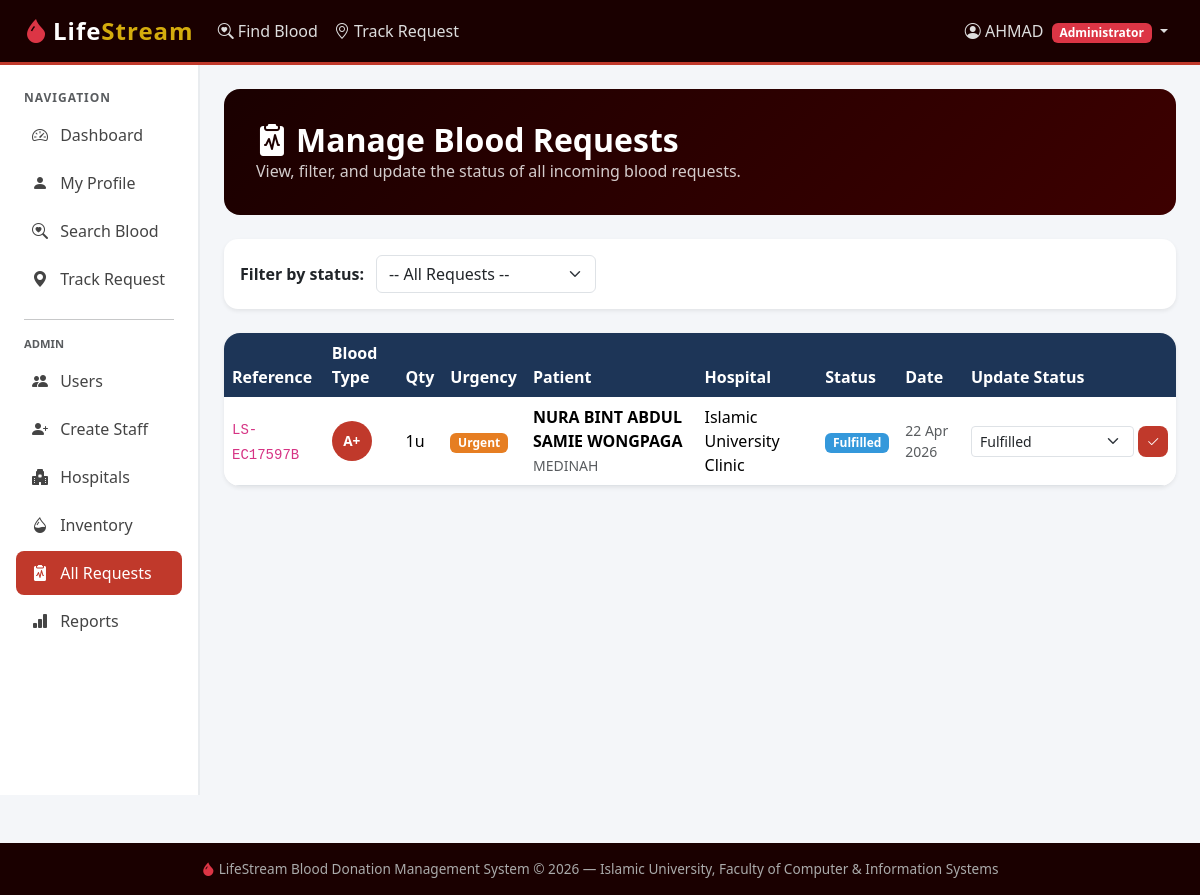
Page /request/manage/ (signed in) on the committed database.
### core/models.py (models this page shows, shortened)
class User(AbstractUser):
    ROLE_CHOICES = [('donor','Donor'),('patient','Patient / Receiver'),('hospital_staff','Hospital Staff'),('admin','Administrator')]
    BLOOD_CHOICES = [('A+','A+'),('A-','A-'),('B+','B+'),('B-','B-'),('AB+','AB+'),('AB-','AB-'),('O+','O+'),('O-','O-')]
    role          = models.CharField(max_length=20, choices=ROLE_CHOICES, default='donor')
    blood_type    = models.CharField(max_length=5, choices=BLOOD_CHOICES, blank=True, null=True)
    phone         = models.CharField(max_length=20, blank=True)
    city          = models.CharField(max_length=80, blank=True)
    is_available  = models.BooleanField(default=True)
    last_donation = models.DateField(blank=True, null=True)
    hospital      = models.ForeignKey('Hospital', on_delete=models.SET_NULL, null=True, blank=True, related_name='staff_members')

class BloodRequest(models.Model):
    URGENCY_CHOICES=[('routine','Routine'),('urgent','Urgent'),('critical','Critical')]
    STATUS_CHOICES=[('pending','Pending — Searching'),('matched','Matched — Blood Located'),('donor_committed','Donor Committed'),('fulfilled','Fulfilled'),('cancelled','Cancelled')]
    BLOOD_CHOICES=[('A+','A+'),('A-','A-'),('B+','B+'),('B-','B-'),('AB+','AB+'),('AB-','AB-'),('O+','O+'),('O-','O-')]
    reference_no=models.CharField(max_length=20,unique=True,default=make_ref,editable=False)
    patient=models.ForeignKey(User,on_delete=models.CASCADE,related_name='blood_requests')
    blood_type=models.CharField(max_length=5,choices=BLOOD_CHOICES)
    qty_units=models.PositiveIntegerField(default=1)
    urgency=models.CharField(max_length=10,choices=URGENCY_CHOICES,default='urgent')
    status=models.CharField(max_length=20,choices=STATUS_CHOICES,default='pending')
    hospital=models.ForeignKey(Hospital,on_delete=models.SET_NULL,null=True,blank=True,related_name='requests')
    notes=models.TextField(blank=True)
    submitted_at=models.DateTimeField(auto_now_add=True)
    updated_at=models.DateTimeField(auto_now=True)
    class Meta: ordering=['-submitted_at']

class Hospital(models.Model):
    name=models.CharField(max_length=150); city=models.CharField(max_length=80)
    address=models.TextField(blank=True); contact_email=models.EmailField(blank=True)
    phone=models.CharField(max_length=20,blank=True); is_active=models.BooleanField(default=True)
    registered_at=models.DateTimeField(auto_now_add=True)
    class Meta: ordering=['name']

### core/views.py (the view)
# urls.py: path('request/manage/',         views.manage_requests,       name='manage_requests'),
@login_required
@role_required("hospital_staff", "admin")
def manage_requests(request):
    if request.user.role == "hospital_staff" and request.user.hospital:
        reqs = BloodRequest.objects.filter(hospital=request.user.hospital)
    else:
        reqs = BloodRequest.objects.all()
    status_filter = request.GET.get("status", "")
    if status_filter:
        reqs = reqs.filter(status=status_filter)
    return render(request, "core/manage_requests.html", {
        "requests": reqs,
        "status_filter": status_filter,
        "STATUS_CHOICES": BloodRequest.STATUS_CHOICES,
    })

### core/views.py (called while the page is built)
def role_required(*roles):
    def decorator(view_func):
        @wraps(view_func)
        def _wrapped(request, *args, **kwargs):
            if not request.user.is_authenticated:
                return redirect("login")
            if request.user.role not in roles and not request.user.is_superuser:
                messages.error(request, "You do not have permission to access that page.")
                return redirect("dashboard")
            return view_func(request, *args, **kwargs)
        return _wrapped
    return decorator

### templates/core/manage_requests.html (shortened to what this page needs)
{% extends 'base.html' %}
{% block content %}
<div class="page-header d-flex justify-content-between align-items-center">
  <div>
    <h2><i class="bi bi-clipboard2-pulse-fill me-2"></i>Manage Blood Requests</h2>
    <p>View, filter, and update the status of all incoming blood requests.</p>
  </div>
</div>
<div class="card border-0 shadow-sm mb-4" style="border-radius:14px;">
  <div class="card-body p-3">
    <form method="get" class="d-flex gap-2 align-items-center">
      <label class="fw-semibold me-1 text-nowrap">Filter by status:</label>
      <select name="status" class="form-select" style="max-width:220px;" onchange="this.form.submit()">
        <option value="">-- All Requests --</option>
      </select>
    </form>
  </div>
</div>
<div class="card border-0 shadow-sm" style="border-radius:16px;overflow:hidden;">
  <div class="table-responsive">
    <table class="table table-hover align-middle mb-0">
      <thead>
        <tr>
          <th>Reference</th>
          <th>Blood Type</th>
          <th>Qty</th>
          <th>Urgency</th>
          <th>Patient</th>
          <th>Hospital</th>
          <th>Status</th>
          <th>Date</th>
          <th>Update Status</th>
        </tr>
      </thead>
      <tbody>
        {% for r in requests %}
        <tr>
          <td><code>{{ r.reference_no }}</code></td>
          <td><span class="blood-badge">{{ r.blood_type }}</span></td>
          <td>{{ r.qty_units }}u</td>
          <td><span class="badge badge-{{ r.urgency }}">{{ r.get_urgency_display }}</span></td>
          <td>
            <strong>{{ r.patient.get_full_name|default:r.patient.username }}</strong>
            <br><small class="text-muted">{{ r.patient.city }}</small>
          </td>
          <td>{{ r.hospital.name|default:"—" }}</td>
          <td><span class="badge status-{{ r.status }}">{{ r.get_status_display }}</span></td>
          <td class="text-muted small">{{ r.submitted_at|date:"d M Y" }}</td>
          <td>
            <form method="post" action="{% url 'update_request_status' r.pk %}" class="d-flex gap-1">
              <select name="status" class="form-select form-select-sm" style="min-width:140px;">
                {% for val, label in STATUS_CHOICES %}
                <option value="{{ val }}" {% if r.status == val %}selected{% endif %}>{{ label }}</option>
                {% endfor %}
              </select>
              <button type="submit" class="btn btn-sm btn-ls">
                <i class="bi bi-check2"></i>
              </button>
            </form>
          </td>
        </tr>
        {% empty %}
        <tr><td colspan="9" class="text-center text-muted py-4">No requests found.</td></tr>
        {% endfor %}
      </tbody>
    </table>
  </div>
</div>
{% endblock %}

### templates/base.html (shortened to what this page needs)
<!DOCTYPE html>
<html lang="en">
<head>
  <link href="https://cdn.jsdelivr.net/npm/bootstrap@5.3.2/dist/css/bootstrap.min.css" rel="stylesheet">
  <link href="https://cdn.jsdelivr.net/npm/bootstrap-icons@1.11.3/font/bootstrap-icons.css" rel="stylesheet">
</head>
<body>
<nav class="navbar navbar-expand-lg navbar-dark">
  <div class="container-fluid px-4">
    <a class="navbar-brand text-white" href="{% url 'home' %}">
      <i class="bi bi-droplet-fill text-danger me-1"></i>Life<span>Stream</span>
    </a>
    <div class="collapse navbar-collapse" id="navMain">
      <ul class="navbar-nav me-auto">
        <li class="nav-item">
          <a class="nav-link" href="{% url 'search_blood' %}"><i class="bi bi-search-heart"></i> Find Blood</a>
        </li>
        <li class="nav-item">
          <a class="nav-link" href="{% url 'track_request' %}"><i class="bi bi-geo-alt"></i> Track Request</a>
        </li>
      </ul>
      <ul class="navbar-nav ms-auto">
        {% if user.is_authenticated %}
          <li class="nav-item dropdown">
            <a class="nav-link dropdown-toggle" href="#" data-bs-toggle="dropdown">
              <i class="bi bi-person-circle"></i>
              {{ user.first_name|default:user.username }}
              <span class="badge bg-danger ms-1">{{ user.get_role_display }}</span>
            </a>
          </li>
        {% else %}
          <li class="nav-item"><a class="nav-link" href="{% url 'login' %}"><i class="bi bi-box-arrow-in-right"></i> Login</a></li>
          <li class="nav-item"><a class="btn btn-danger btn-sm ms-2" href="{% url 'register' %}">Register</a></li>
        {% endif %}
      </ul>
    </div>
  </div>
</nav>
<div class="container-fluid">
  <div class="row">
    {% if user.is_authenticated %}
    <div class="col-lg-2 col-md-3 sidebar d-none d-md-block px-0">
      <div class="px-2">
        <p class="text-muted px-3 mb-1" style="font-size:.75rem;font-weight:700;text-transform:uppercase;letter-spacing:1px;">Navigation</p>
        <nav class="nav flex-column">
          <a class="nav-link {% if request.resolver_match.url_name == 'dashboard' %}active{% endif %}" href="{% url 'dashboard' %}">
            <i class="bi bi-speedometer2"></i> Dashboard
          </a>
          <a class="nav-link {% if request.resolver_match.url_name == 'profile' %}active{% endif %}" href="{% url 'profile' %}">
            <i class="bi bi-person-fill"></i> My Profile
          </a>
          <a class="nav-link" href="{% url 'search_blood' %}"><i class="bi bi-search-heart"></i> Search Blood</a>
          <a class="nav-link" href="{% url 'track_request' %}"><i class="bi bi-geo-alt-fill"></i> Track Request</a>
          {% if user.role == 'admin' or user.is_superuser %}
          <hr class="mx-3"><p class="text-muted px-3 mb-1" style="font-size:.7rem;font-weight:700;text-transform:uppercase;">Admin</p>
          <a class="nav-link {% if 'admin_users' in request.resolver_match.url_name %}active{% endif %}" href="{% url 'admin_users' %}">
            <i class="bi bi-people-fill"></i> Users
          </a>
          <a class="nav-link {% if 'create_staff' in request.resolver_match.url_name %}active{% endif %}" href="{% url 'create_staff' %}">
            <i class="bi bi-person-plus-fill"></i> Create Staff
          </a>
          <a class="nav-link {% if 'admin_hospitals' in request.resolver_match.url_name %}active{% endif %}" href="{% url 'admin_hospitals' %}">
            <i class="bi bi-hospital-fill"></i> Hospitals
          </a>
          <a class="nav-link {% if 'inventory' in request.path %}active{% endif %}" href="{% url 'inventory' %}">
            <i class="bi bi-droplet-half"></i> Inventory
          </a>
          <a class="nav-link {% if 'manage_requests' in request.resolver_match.url_name %}active{% endif %}" href="{% url 'manage_requests' %}">
            <i class="bi bi-clipboard2-pulse-fill"></i> All Requests
          </a>
          <a class="nav-link {% if 'reports' in request.resolver_match.url_name %}active{% endif %}" href="{% url 'reports' %}">
            <i class="bi bi-bar-chart-fill"></i> Reports
          </a>
          {% endif %}
        </nav>
      </div>
    </div>
    <div class="col-lg-10 col-md-9 py-4 px-4">
    {% else %}
    <div class="col-12 py-4 px-4">
    {% endif %}
      {% block content %}{% endblock %}
    </div>
  </div>
</div>
<footer class="footer text-center">
  <div class="container">
    <span><i class="bi bi-droplet-fill text-danger"></i> LifeStream Blood Donation Management System &copy; 2026 &mdash; Islamic University, Faculty of Computer & Information Systems</span>
  </div>
</footer>
</body>
</html>

### templates/base.html (style rules this page uses)
:root { --ls-red: #C0392B; --ls-dark: #1A0000; --ls-navy: #1D3557; --ls-teal: #0E7C7B; --ls-gold: #D4AC0D; --ls-light: #FDFEFE; }
body { background: #f4f6f9; font-family: 'Segoe UI', sans-serif; min-height: 100vh; }
.navbar-brand { font-weight: 900; font-size: 1.5rem; letter-spacing: 1px; }
.navbar-brand span { color: var(--ls-gold); }
.navbar { background: var(--ls-dark) !important; border-bottom: 3px solid var(--ls-red); }
.navbar .nav-link { color: #ddd !important; font-weight: 500; }
.sidebar { min-height: calc(100vh - 70px); background: #fff; border-right: 2px solid #e9ecef; padding-top: 1.5rem; }
.sidebar .nav-link { color: #444; border-radius: 8px; margin: 2px 8px; padding: 10px 16px; font-weight: 500; }
.sidebar .nav-link.active { background: var(--ls-red); color: #fff !important; }
.sidebar .nav-link i { margin-right: 8px; width: 20px; }
.badge-urgent { background: #E67E22; }
.status-fulfilled { background: #3498DB; }
.table { border-radius: 12px; overflow: hidden; }
.table thead th { background: var(--ls-navy); color: #fff; border: none; font-weight: 600; }
.btn-ls { background: var(--ls-red); color: #fff; border: none; border-radius: 8px; font-weight: 600; }
.page-header { background: linear-gradient(135deg, var(--ls-dark), #3d0000); color: #fff; padding: 2rem; border-radius: 16px; margin-bottom: 1.5rem; }
.page-header h2 { font-weight: 800; margin: 0; }
.page-header p { margin: 0; opacity: .8; }
.blood-badge { display: inline-block; width: 40px; height: 40px; border-radius: 50%; background: var(--ls-red); color: #fff; font-weight: 900; font-size: .85rem; line-height: 40px; text-align: center; }
.footer { background: var(--ls-dark); color: #aaa; padding: 1rem 0; margin-top: 3rem; font-size: .85rem; }

### rows in the picture
User: first_name "AHMAD", role "Administrator"
BloodRequest: reference_no "LS-EC17597B", blood_type "A+", qty_units "1", urgency "Urgent", patient.get_full_name "NURA BINT ABDUL SAMIE WONGPAGA", patient.city "MEDINAH", hospital.name "Islamic University Clinic", status "Fulfilled", submitted_at "22 Apr 2026"
